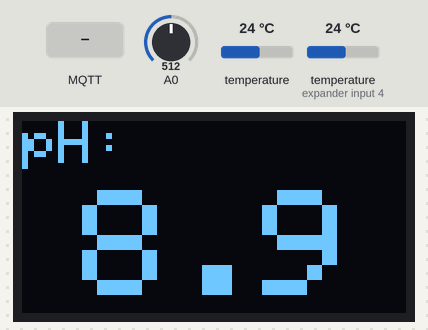
Bench run of a sketch on a simulated ESP8266 (NodeMCU). Shown: 128×64 one-colour display. The test bench sets the inputs (shaded band); at power-on: A0 = 512, temperature 24 °C, temperature (sensor on expander input 4) 24 °C. WiFi joins after 1.5 s; servers stay silent unless stated; random numbers use the default seed unless the sketch sets one; EEPROM starts erased; no MQTT or app messages arrive unless stated; what the sketch prints to the serial monitor is not drawn.

Above: at 10.6 s.
10.7 s: MQTT message "n" arrives on the first subscribed topic
At 14.0 s:
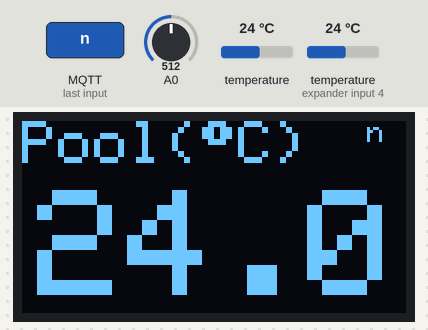
23.2 s: MQTT message "n" arrives on the second subscribed topic
At 30.2 s:
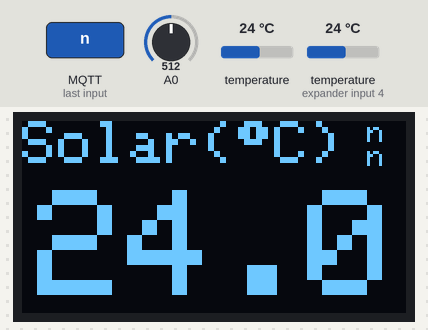
37.2 s: MQTT message "f" arrives on the first subscribed topic
At 41.4 s:
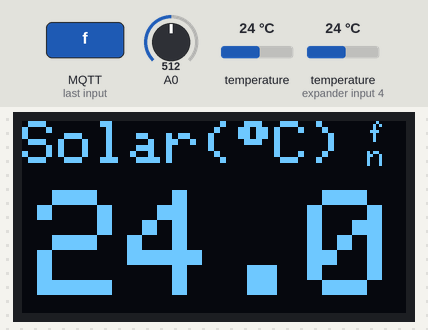
50.2 s: MQTT message "d" arrives on the first subscribed topic
At 57.4 s:
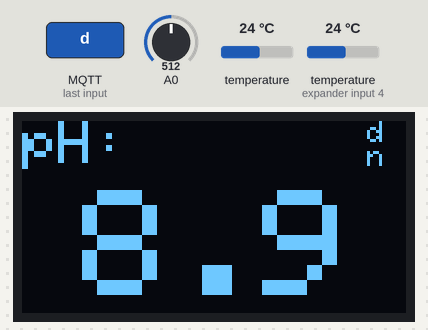
72.7 s: MQTT message "on" arrives on the first subscribed topic
At 76.8 s:
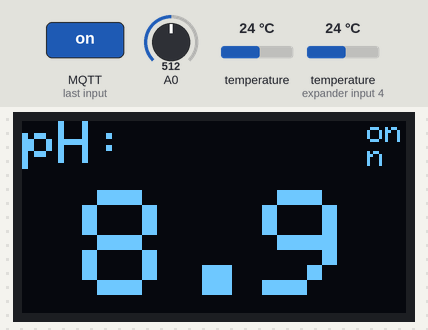
Timing chart, 0 to 78.3 s (numbered marks = the images above; inputs shaded):
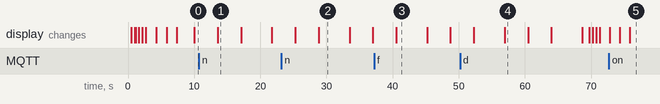

Measured:
- what the display in image 1 shows lasts 3.5 s, from 13.6 s to 17.1 s
- what the display in image 2 shows lasts 4.7 s, from 28.8 s to 33.5 s

The sketch:

Pool_MQTT.ino
```cpp
#include <Adafruit_SSD1306.h>
#include <Adafruit_GFX.h>
#include <ESP8266WiFi.h>
#include <PubSubClient.h>
#include <EEPROM.h>
#define ONE_WIRE_BUS 0
#define Anzahl_Sensoren_DS18B20 2 // Anzahl der angeschlossenen Sensoren - Mögliche Werte: '0','1','2',...
#include <OneWire.h>
#include <DallasTemperature.h>
#define DS18B20_Aufloesung 12
DeviceAddress DS18B20_Adressen;

OneWire oneWire(ONE_WIRE_BUS);
DallasTemperature myDS18B20(&oneWire);

#define OLED_RESET     -1 // Reset pin # (or -1 if sharing Arduino reset pin)
#define SCREEN_WIDTH 128 // OLED display Breite, in pixels
#define SCREEN_HEIGHT 64 // OLED display Höhe, in pixels
Adafruit_SSD1306 display(SCREEN_WIDTH, SCREEN_HEIGHT, &Wire, OLED_RESET);

//WIFI & MQTT:
#define wifi_ssid "A1-2c10f1"
#define wifi_password "h0fxdic5qfsu"
#define mqtt_server "10.0.0.1"
#define mqtt_user "User1"
#define mqtt_password ""
#define ph_topic  "arduino/ph"
#define temp1_topic  "arduino/temp1"
#define temp2_topic  "arduino/temp2"
#define returndatum_topic  "arduino/returndatum"
#define MQTTupdate 60 //sek

//#define durationSleep  3 //900   // Sekunden - 15min.

WiFiClient espClient;
PubSubClient client(espClient);
//DHT dht(DHTPIN, DHTTYPE);

double alt=0;
float calibration_value = -0.50;
int phval = 0;
unsigned long int avgval;
int buffer_arr[10],temp;
double ph_act=0, volt;
float Temperatur[2];
byte set_on_payload[2];
byte set_off_payload[2];
char datum[26],wert[2];

bool flag=0;
unsigned long vergangeneZeit=0, previousMillis=0;
String strDatum="", strdate="";
//char date;

void callback(char* topic, byte* payload, unsigned int length) {
  //Serial.print("Message arrived [");
  Serial.print(topic);
  display.setTextSize(1);
  display.setCursor(98, 7);

  if(topic[13]=='n') {
    set_on_payload[0]=' ';
    set_on_payload[1]=' ';
    EEPROM.write(1, ' ');
    for (int i=0;i<length;i++) {
      set_on_payload[i]=payload[i];
      EEPROM.write(i, char(set_on_payload[i]));
      //Serial.print((char)payload[i]);
      //display.print((char)payload[i]);
      //display.display();
    }
  }
  if(topic[13]=='f') {
    set_off_payload[0]=' ';
    set_off_payload[1]=' ';
    EEPROM.write(0x0F+1, ' ');
    for (int i=0;i<length;i++) {
      set_off_payload[i]=payload[i];
      EEPROM.write(0x0F+i, char(set_off_payload[i]));
      //Serial.print((char)payload[i]);
      //display.print((char)payload[i]);
      //display.display();
    }
  }
  if(topic[8]=='d') {
      datum[0]='\0';
      for (int i=0;i<length;i++) {
        datum[i]=payload[i];
      }
      strDatum="";
      for(int j=0;j<13; j++) {
          strDatum=strDatum+datum[j];

          //int integer=strDatum.toInt();
          //wert[j] = char(integer);

      }
      Serial.println("Datum:");
      Serial.print(strDatum);
      Serial.println();
   }

  EEPROM.commit();

}


void setup() {

  Serial.begin(115200);
  EEPROM.begin(512);  //Initialize EEPROM

  for(int i=0;i<2;i++){
    set_on_payload[i]=char(EEPROM.read(i));
    delay(100);
    set_off_payload[i]=char(EEPROM.read(0x0F+i));
    delay(100);
  }

  if ((Anzahl_Sensoren_DS18B20 > 0)) {
    myDS18B20.begin();
    Serial.print("Anzahl angeschlossener Sensoren: ");
    Serial.println(myDS18B20.getDeviceCount(), DEC);
    Serial.println();

    for(byte i=0 ;i < myDS18B20.getDeviceCount(); i++) {
      if(myDS18B20.getAddress(DS18B20_Adressen, i)) {
        myDS18B20.setResolution(DS18B20_Adressen, DS18B20_Aufloesung);
      }
    }
  }

  display.begin(SSD1306_SWITCHCAPVCC, 0x3C); // I2C address = 0x3C
  delay(500);
  display.clearDisplay();
  display.setTextSize(2);
  display.setTextColor(WHITE);
  display.setCursor(0, 0);
  display.println("Connecting to ");
  display.println(wifi_ssid);
  display.display();
  delay(100);

  setup_wifi();
  client.loop();

  display.clearDisplay();
  display.setTextSize(2);
  display.setTextColor(WHITE);
  display.setCursor(0, 0);
  display.print("Welcome to");
  display.setCursor(18, 22);
  display.print("Reichi's");
  display.setCursor(40, 50);
  display.print("Pool");
  display.display();
  delay(1500);
  display.clearDisplay();

 }   //end setup


void loop() {

  alt=ph_act;
  for(int i=0;i<10;i++)
  {
     buffer_arr[i]=analogRead(A0);
     delay(30);
  }
  for(int i=0;i<9;i++)
  {
     for(int j=i+1;j<10;j++)
     {
       if(buffer_arr[i]>buffer_arr[j])
       {
         temp=buffer_arr[i];
         buffer_arr[i]=buffer_arr[j];
         buffer_arr[j]=temp;
       }
     }
  }
  avgval=0;
  for(int i=2;i<8;i++)
    avgval+=buffer_arr[i];

  float volt=(float)avgval*3.3/1024/6;
  ph_act = 5.70 * volt + calibration_value;

  Serial.print("pH Val: ");
  Serial.println(ph_act);

  myDS18B20.requestTemperatures();

  Temperatur[0] = myDS18B20.getTempCByIndex(0);
  delay(10);
  Temperatur[1] = myDS18B20.getTempCByIndex(1);
  delay(10);

  Serial.print(Temperatur[0]);
  Serial.println(" 'C");
  Serial.print(Temperatur[1]);
  Serial.println(" 'C");

    client.publish(ph_topic, String(ph_act).c_str(), true);
    delay(10);
    client.publish(temp1_topic, String(Temperatur[0]).c_str(), true);
    delay(10);
    client.publish(temp2_topic, String(Temperatur[1]).c_str(), true);
    delay(10);

    client.publish(returndatum_topic, strDatum.c_str(), true);
    delay(10);

  if(flag==0){

    WiFi.disconnect();
    flag=1;
  }


  vergangeneZeit = millis() - previousMillis;


  Serial.println(previousMillis);
  Serial.println(vergangeneZeit);

  if(vergangeneZeit>(MQTTupdate*1e3)){
    flag=0;
    display.clearDisplay();
    display.setTextSize(2);
    display.setTextColor(WHITE);
    display.setCursor(0, 0);
    display.println("Connecting to ");
    display.println(wifi_ssid);
    display.display();
    delay(1000);
    setup_wifi();
    Serial.print(vergangeneZeit);
    previousMillis = millis();

  }


  display.clearDisplay();
  display.setTextSize(2);
  display.setCursor(0, 0);
  display.print("pH:");
  display.setTextSize(5);
  display.setCursor(20, 23);
  display.println(ph_act,1);
  display.setTextSize(1);
  display.setCursor(115,0);
  for (int i=0;i<2;i++) {
      display.print((char)set_on_payload[i]);
  }
  display.print(" ");
  display.setCursor(115,8);
  for (int i=0;i<2;i++) {
      display.print((char)set_off_payload[i]);
  }
  display.print(" ");
  display.display();

  for(int j=0; j<35; j++) {
    client.loop();
    delay(100);
  }


  display.clearDisplay();
  display.setTextSize(2);
  display.setCursor(0, 0);
  display.print("Pool(");
  display.print((char)247);
  display.print("C)");
  display.setTextSize(5);
  display.setCursor(5, 23);
  display.print(Temperatur[0],1);
  display.setTextSize(1);
  display.setCursor(115,0);
  for (int i=0;i<2;i++) {
      display.print((char)set_on_payload[i]);
  }
  display.print(" ");
  display.setCursor(115,8);
  for (int i=0;i<2;i++) {
      display.print((char)set_off_payload[i]);
  }
  display.print(" ");
  display.display();
  for(int j=0; j<35; j++) {
    client.loop();
    delay(100);
  }

  display.clearDisplay();
  display.setTextSize(2);
  display.setCursor(0, 0);
  display.print("Solar(");
  display.print((char)247);
  display.print("C)");
  display.setTextSize(5);
  display.setCursor(5, 23);
  display.print(Temperatur[1],1);
  display.setTextSize(1);
  display.setCursor(115,0);
  for (int i=0;i<2;i++) {

      display.print((char)set_on_payload[i]);
  }
  display.print(" ");
  display.setCursor(115,8);
  for (int i=0;i<2;i++) {
      display.print((char)set_off_payload[i]);
  }
  display.print(" ");
  display.display();
  for(int j=0; j<35; j++) {
    client.loop();
    delay(100);
  }

  /*display.setTextSize(1);
  display.setCursor(80, 7);
  display.setCursor(74, 18);

*/


}

void setup_wifi() {
  delay(10);
  // We start by connecting to a WiFi network
  Serial.println();
  Serial.print("Connecting to ");
  Serial.println(wifi_ssid);

  int _try = 0, a=0, b=0;
  WiFi.begin(wifi_ssid, wifi_password);


  while (WiFi.status() != WL_CONNECTED) {
     Serial.print(".");
     display.print(".");
     display.display();
     delay(500);
     _try++;
     if ( _try >= 20 ) {
          a=1;
          break;
          //ESP.deepSleep(durationSleep * 1e6);
      }
  }

  if (a==0) {
      Serial.println("");
      Serial.println("Connected!");
      Serial.println("IP: ");
      Serial.println(WiFi.localIP());

      display.clearDisplay();
      display.setTextSize(2);
      display.setCursor(0, 0);
      display.println("Connected!");
      display.println("IP: ");
      display.println(WiFi.localIP());
      display.display();
      delay(1500);

      client.setServer(mqtt_server, 1883);
      client.setCallback(callback);

      display.clearDisplay();
      display.setCursor(0, 0);
      display.println("Connecting\n");
      display.setCursor(20, 25);
      display.setTextSize(3);
      display.print("MQTT");
      display.display();
      _try=0;
      display.setTextSize(1);
      display.setCursor(0, 50);
      while(!client.connected()) {
           reconnect();

          _try++;

           if ( _try >= 20 ) {
                break;
                b=1;
          }
      }

      for(int j=0; j<150; j++) {
          client.loop();
          delay(10);
      }


      display.clearDisplay();
      display.setTextSize(2);
      display.setCursor(0, 0);

      if (b==0) {
          display.println("MQTT\nConnected!");
      }

      if (b==1) {
          display.println("MQTT\nError!");
      }
      display.display();

      delay(1500);
   }
   if (a==1) {
      Serial.println("");
      Serial.println("NO WIFI!");
      Serial.println(WiFi.localIP());

      display.clearDisplay();
      display.setTextSize(2);
      display.setCursor(0, 0);
      display.println("NO WIFI!");
      display.println(WiFi.localIP());
      display.display();
      client.loop();
      delay(1500);
   }

}

 void reconnect() {
  // Loop until we're reconnected
  while (!client.connected()) {
    Serial.print("Attempting MQTT connection...");
    // Create a random client ID
    String clientId = "ESP8266-";
    clientId += String(random(0xffff), HEX);
    // Attempt to connect
    if (client.connect(clientId.c_str(), mqtt_user, mqtt_password)) {
      Serial.println("connected");
      client.subscribe("arduino/set_on");
      client.subscribe("arduino/set_off");
      client.subscribe("arduino/datum");
      // Once connected, publish an announcement...
      //client.publish(status_topic, "ESP01 alive");
    } else {
        Serial.print("failed, rc=");
        Serial.print(client.state());
        Serial.println(" try again in 3 seconds");
        // Wait 5 seconds before retrying
        delay(3000);
      }
   }
}
```
